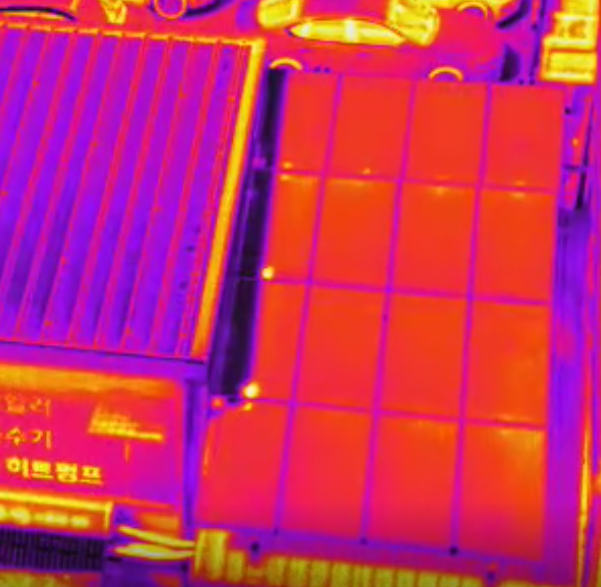
#> input picture cap1.PNG, 601 x 587 px, found by its file name
$ jupyter execute --allow-errors segment_solar_panel.ipynb
#> lines starting #> are read from the running program, lines starting #| are printed output that depends on the picture
#> further down, original is the input picture: shape (587, 601, 3); mean B, G, R 98.7, 46.1, 203
[cell 1]
import cv2
import numpy as np
import sys

count=0
w=255
acc=17

def adjust_gamma(image, gamma=1.0):
    invGamma=1.0/gamma
    table = np.array([((i / 255.0) ** invGamma) * 255
        for i in np.arange(0, 256)]).astype("uint8")
    return cv2.LUT(image, table)

def abs(a):
    if(a<0):
        return -a
    return a

def sfalma(orig, tim):
    return int((abs(float(orig)-float(tim))/orig)*100)

def NumOfContours(hier):
    c=0
    if not(hier is None):
        for h in hier[0]:
            if(h[3]==-1):
                c+=1
    return c

def intersects(cnt, img):
    img=img.copy()
    gray=deColorStage(img)
    thresh = cv2.threshold(gray,127,255,cv2.THRESH_BINARY)[1]
    hier = cv2.findContours(thresh,cv2.RETR_CCOMP,cv2.CHAIN_APPROX_SIMPLE)[1]
    palia=NumOfContours(hier)
    cv2.drawContours(img, [cnt], 0, (w,w,w), -1)
    gray=deColorStage(img)
    thresh = cv2.threshold(gray,254,255,cv2.THRESH_BINARY)[1]
    hier = cv2.findContours(thresh,cv2.RETR_CCOMP,cv2.CHAIN_APPROX_SIMPLE)[1]
    neo=NumOfContours(hier)
    if(neo<=palia):
        return True
    return False

def draw_squares(thresh, foto):
    contours = cv2.findContours(thresh,cv2.RETR_TREE,cv2.CHAIN_APPROX_SIMPLE)[0]
    for cnt in contours:
        area = cv2.contourArea(cnt)
        rect = cv2.minAreaRect(cnt)
        carea=rect[1][0]*rect[1][1]
        if((area>float((float(foto.size)/3)*0.01) and area<=float((float(foto.size)/3)*0.25))):
            if(sfalma(area, carea)<=acc):
                rect = cv2.minAreaRect(cnt)
                box = cv2.boxPoints(rect)
                box = np.int0(box)
                if (not intersects(cnt, Solars)):
                    #Draw it
                    cv2.drawContours(foto,[box],0,(b,g,r),10)
                    cv2.drawContours(edit, [cnt], 0, (w,w,w), -1)
                    cv2.drawContours(Solars, [cnt], 0, (w,w,w), -1)
                    #cv2.imshow("Solars", cv2.resize(Solars, (0,0),fx=hmm, fy=hmm))
                    #cv2.waitKey(0)

def deColorStage(image):
    image=cv2.cvtColor(image, cv2.COLOR_BGR2GRAY)
    return image

def blurStage(image, blur):
    image=cv2.medianBlur(image, blur)
    return image

def gammaStage(image, gam):
    image=adjust_gamma(image, gam)
    return image

def thresholdStage(image, squr, xrw):
    image=cv2.adaptiveThreshold(image,255,cv2.ADAPTIVE_THRESH_GAUSSIAN_C, cv2.THRESH_BINARY_INV,squr, xrw)
    return image


arxi=0
telos=1
if(len(sys.argv)>=2 and sys.argv[1]=='-f'):
    arxi=0
    telos=1
#        [b,     g,   r, blur, squr, xrw,   gam]
modes=[  [255,   0,   0,    9,  109,  -6,  0.75]
        ,[0	 , 255,   0,    3,   69,   2,  0.75]
        ,[0  ,   0, 255,    3,   21,   1,  1.75]
        ,[0  , 255, 255,    0,   15,   0,   0.3]
        ,[255,   0, 255,    3,    5,   0,   0.2]
        ]
#> (the rest of this cell did not finish here and is left out)


$ run again, with cap2.PNG copied over cap1.PNG
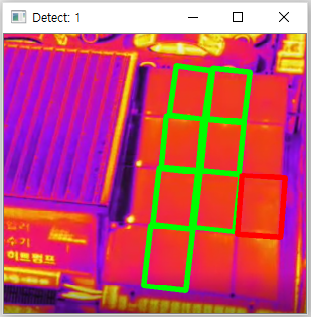
#> input picture cap2.PNG, 311 x 317 px, found by its file name
#> original is the input picture: shape (317, 311, 3); mean B, G, R 110.3, 84.1, 194.8

$ run again, with cap3.PNG copied over cap1.PNG
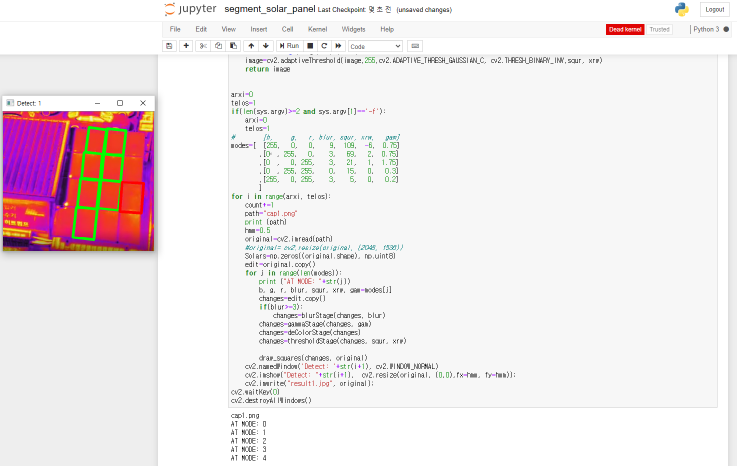
#> input picture cap3.PNG, 1473 x 932 px, found by its file name (shown at 1/2 size)
#> original is the input picture: shape (932, 1473, 3); mean B, G, R 233.9, 232.3, 240.2

$ run again, with cap4.PNG copied over cap1.PNG
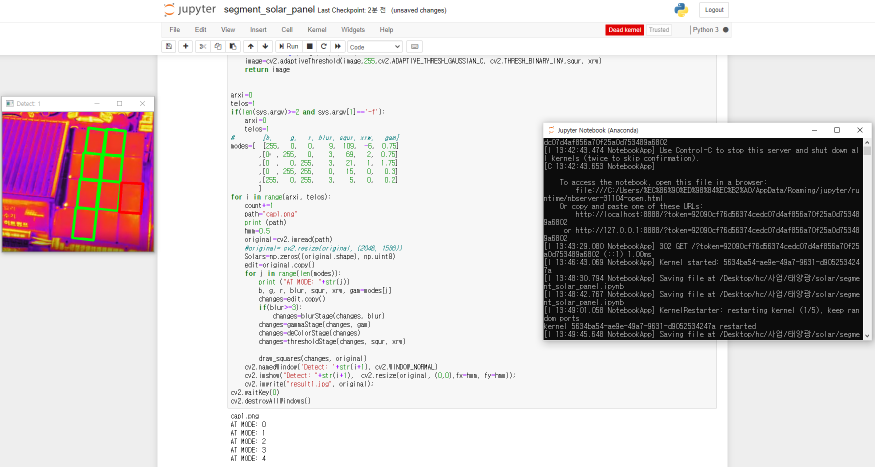
#> input picture cap4.PNG, 1750 x 934 px, found by its file name (shown at 1/2 size)
#> original is the input picture: shape (934, 1750, 3); mean B, G, R 200.6, 199.2, 205.9
